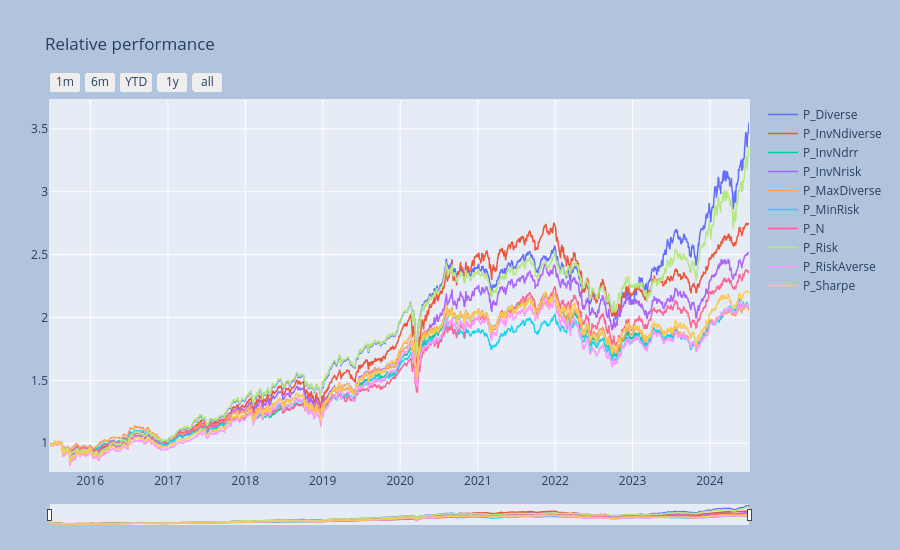

The notebook cell saved with this chart:
### Markdown cell above
### Visualize the portfolio time-series

We had used the following flags:
- `componly=True` to plot only the initial portfolio time-series without their aggregated portfolio,
- `fancy=True` to use the interactive `plotly` time-series library.

### Code cell
_ = ps.port_view_all(sdate='2000-01-01', componly=True, fancy=True, title="Relative performance")

### Figure 1 — Plotly figure (JSON) as saved in the notebook; plotly's stock layout.template omitted (floating-point values rounded to 4 significant figures; data arrays with more than 128 entries replaced by an {"elided": "..."} marker saying what was removed)
{"data": [{"line": {"width": 1.5}, "name": "P_Diverse", "type": "scatter", "x": {"elided": "2271 str values"}, "y": {"elided": "2271 float values"}}, {"line": {"width": 1.5}, "name": "P_InvNdiverse", "type": "scatter", "x": {"elided": "2271 str values"}, "y": {"elided": "2271 float values"}}, {"line": {"width": 1.5}, "name": "P_InvNdrr", "type": "scatter", "x": {"elided": "2271 str values"}, "y": {"elided": "2271 float values"}}, {"line": {"width": 1.5}, "name": "P_InvNrisk", "type": "scatter", "x": {"elided": "2271 str values"}, "y": {"elided": "2271 float values"}}, {"line": {"width": 1.5}, "name": "P_MaxDiverse", "type": "scatter", "x": {"elided": "2271 str values"}, "y": {"elided": "2271 float values"}}, {"line": {"width": 1.5}, "name": "P_MinRisk", "type": "scatter", "x": {"elided": "2271 str values"}, "y": {"elided": "2271 float values"}}, {"line": {"width": 1.5}, "name": "P_N", "type": "scatter", "x": {"elided": "2271 str values"}, "y": {"elided": "2271 float values"}}, {"line": {"width": 1.5}, "name": "P_Risk", "type": "scatter", "x": {"elided": "2271 str values"}, "y": {"elided": "2271 float values"}}, {"line": {"width": 1.5}, "name": "P_RiskAverse", "type": "scatter", "x": {"elided": "2271 str values"}, "y": {"elided": "2271 float values"}}, {"line": {"width": 1.5}, "name": "P_Sharpe", "type": "scatter", "x": {"elided": "2271 str values"}, "y": {"elided": "2271 float values"}}], "layout": {"autosize": false, "height": 550, "margin": {"b": 25, "l": 50, "pad": 1, "r": 50, "t": 100}, "paper_bgcolor": "LightSteelBlue", "title": {"text": "Relative performance"}, "width": 900, "xaxis": {"autorange": false, "fixedrange": false, "range": ["2015-06-25T00:00:00", "2024-07-03T00:00:00"], "rangeselector": {"buttons": [{"count": 1, "label": "1m", "step": "month", "stepmode": "backward"}, {"count": 6, "label": "6m", "step": "month", "stepmode": "backward"}, {"count": 1, "label": "YTD", "step": "year", "stepmode": "todate"}, {"count": 1, "label": "1y", "step": "year", "stepmode": "backward"}, {"step": "all"}]}, "rangeslider": {"thickness": 0.05, "visible": true}, "title": {}, "type": "date"}, "yaxis": {"autorange": false, "fixedrange": false, "range": [0.7789, 3.73], "title": {}}}}
